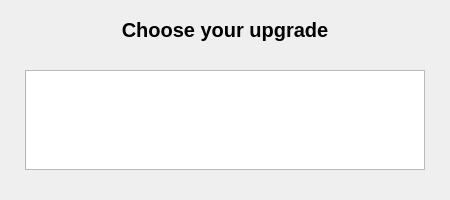
<?xml version="1.0" encoding="UTF-8"?>
<ui version="4.0">
 <class>UpgradePawn</class>
 <widget class="QDialog" name="UpgradePawn">
  <property name="geometry">
   <rect>
    <x>0</x>
    <y>0</y>
    <width>450</width>
    <height>200</height>
   </rect>
  </property>
  <property name="minimumSize">
   <size>
    <width>0</width>
    <height>0</height>
   </size>
  </property>
  <property name="maximumSize">
   <size>
    <width>16679</width>
    <height>16679</height>
   </size>
  </property>
  <property name="windowTitle">
   <string>Chess Game</string>
  </property>
  <widget class="QLabel" name="Title">
   <property name="geometry">
    <rect>
     <x>75</x>
     <y>15</y>
     <width>300</width>
     <height>30</height>
    </rect>
   </property>
   <property name="font">
    <font>
     <pointsize>15</pointsize>
     <bold>true</bold>
    </font>
   </property>
   <property name="text">
    <string>Choose your upgrade</string>
   </property>
   <property name="alignment">
    <set>Qt::AlignCenter</set>
   </property>
   <property name="openExternalLinks">
    <bool>false</bool>
   </property>
  </widget>
  <widget class="QTableView" name="pieceUpgrade">
   <property name="geometry">
    <rect>
     <x>25</x>
     <y>70</y>
     <width>400</width>
     <height>100</height>
    </rect>
   </property>
   <property name="minimumSize">
    <size>
     <width>400</width>
     <height>100</height>
    </size>
   </property>
   <property name="maximumSize">
    <size>
     <width>400</width>
     <height>100</height>
    </size>
   </property>
   <property name="cursor" stdset="0">
    <cursorShape>OpenHandCursor</cursorShape>
   </property>
   <property name="lineWidth">
    <number>0</number>
   </property>
   <property name="verticalScrollBarPolicy">
    <enum>Qt::ScrollBarAlwaysOff</enum>
   </property>
   <property name="horizontalScrollBarPolicy">
    <enum>Qt::ScrollBarAlwaysOff</enum>
   </property>
   <property name="autoScroll">
    <bool>false</bool>
   </property>
   <property name="editTriggers">
    <set>QAbstractItemView::NoEditTriggers</set>
   </property>
   <property name="tabKeyNavigation">
    <bool>true</bool>
   </property>
   <property name="showDropIndicator" stdset="0">
    <bool>false</bool>
   </property>
   <property name="dragDropOverwriteMode">
    <bool>false</bool>
   </property>
   <property name="selectionMode">
    <enum>QAbstractItemView::SingleSelection</enum>
   </property>
   <property name="iconSize">
    <size>
     <width>0</width>
     <height>0</height>
    </size>
   </property>
   <property name="textElideMode">
    <enum>Qt::ElideLeft</enum>
   </property>
   <property name="showGrid">
    <bool>false</bool>
   </property>
   <attribute name="horizontalHeaderVisible">
    <bool>false</bool>
   </attribute>
   <attribute name="horizontalHeaderMinimumSectionSize">
    <number>50</number>
   </attribute>
   <attribute name="horizontalHeaderDefaultSectionSize">
    <number>100</number>
   </attribute>
   <attribute name="horizontalHeaderHighlightSections">
    <bool>false</bool>
   </attribute>
   <attribute name="verticalHeaderVisible">
    <bool>false</bool>
   </attribute>
   <attribute name="verticalHeaderCascadingSectionResizes">
    <bool>false</bool>
   </attribute>
   <attribute name="verticalHeaderMinimumSectionSize">
    <number>50</number>
   </attribute>
   <attribute name="verticalHeaderDefaultSectionSize">
    <number>100</number>
   </attribute>
   <attribute name="verticalHeaderHighlightSections">
    <bool>false</bool>
   </attribute>
  </widget>
 </widget>
 <resources/>
 <connections/>
</ui>
